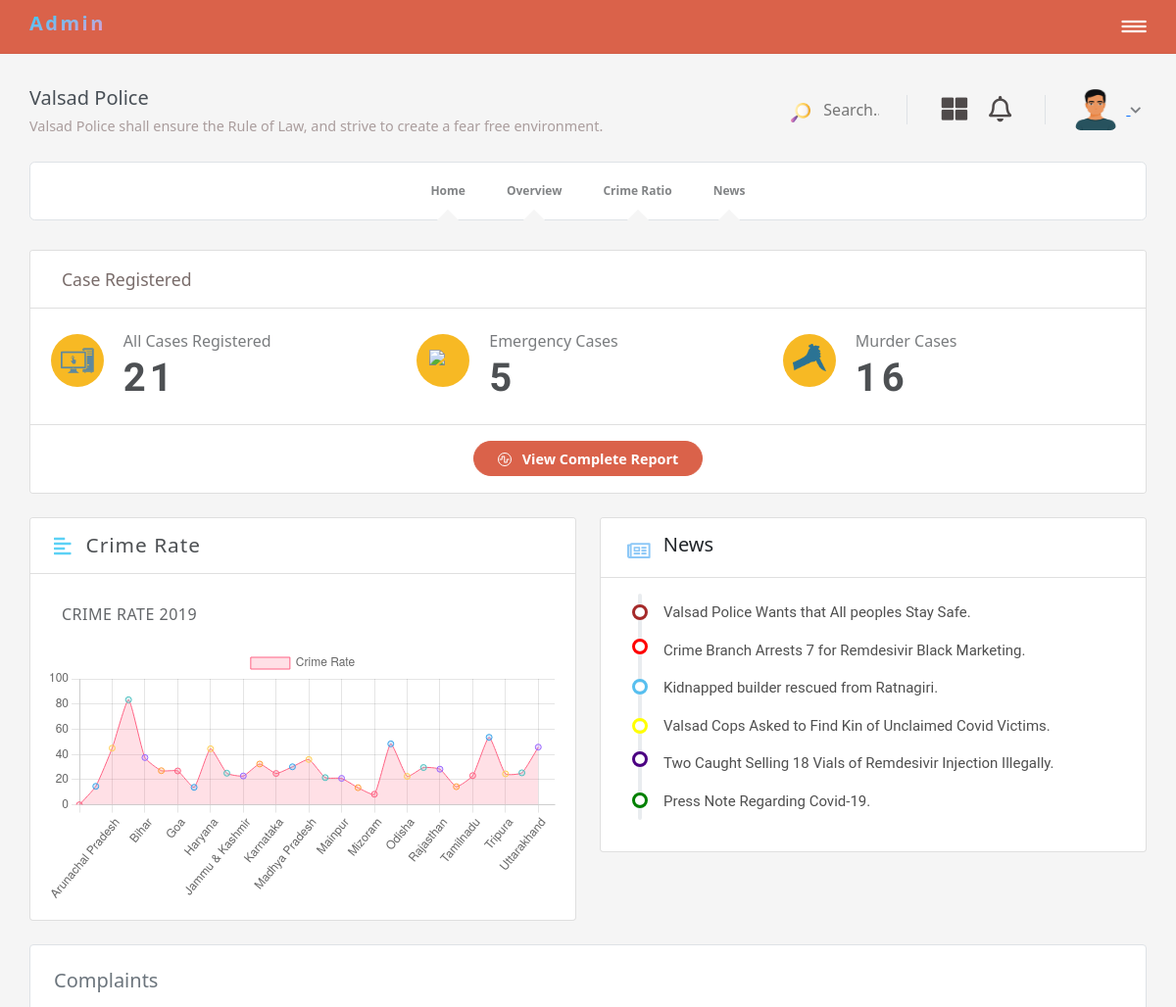
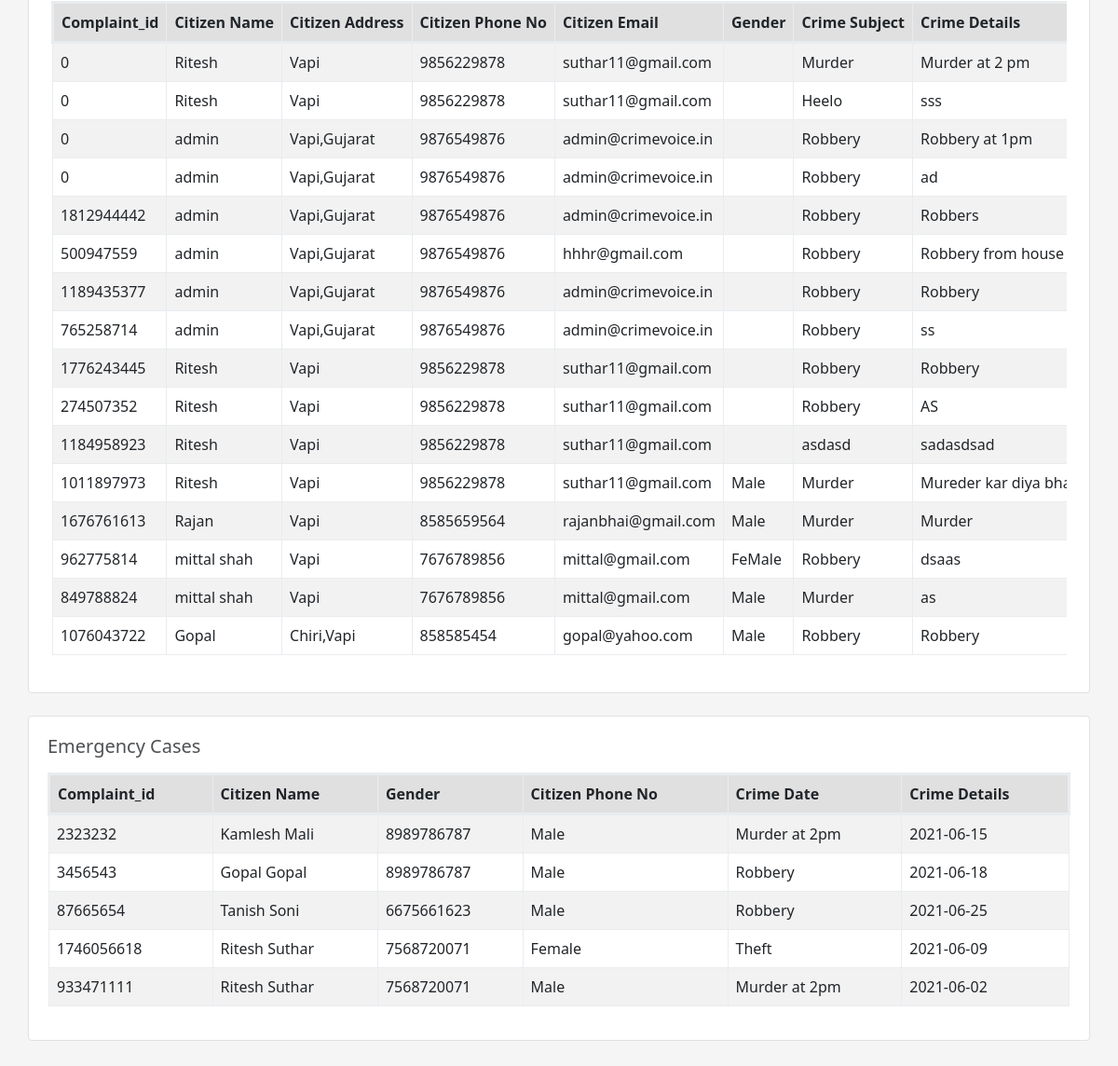
The page /Admin/dashboard.php (signed in) on the database its author committed (2 pictures, top to bottom).
### tables this page shows
CREATE TABLE `newsticker` (
  `ID` int(255) NOT NULL,
  `news` varchar(255) NOT NULL
);

CREATE TABLE `complaints` (
  `ID` int(255) NOT NULL,
  `Police_Station_Name` varchar(255) NOT NULL,
  `crime_date` varchar(255) NOT NULL,
  `evidence` varchar(255) NOT NULL,
  `subject` varchar(255) NOT NULL,
  `details` varchar(400) NOT NULL,
  `citizen_name` varchar(255) NOT NULL,
  `citizen_address` varchar(255) NOT NULL,
  `citizen_phone_no` varchar(255) NOT NULL,
  `citizen_email` varchar(255) NOT NULL,
  `suspect` varchar(255) NOT NULL,
  `complaint_id` int(255) NOT NULL,
  `session_mail` varchar(255) NOT NULL,
  `regisration_date` date NOT NULL,
  `gender` varchar(255) NOT NULL
);

CREATE TABLE `emergency_complaints` (
  `ID` int(255) NOT NULL,
  `First_name` varchar(255) NOT NULL,
  `Last_name` varchar(255) NOT NULL,
  `Gender` varchar(255) NOT NULL,
  `DOB` date NOT NULL,
  `Mobile_no` varchar(11) NOT NULL,
  `DOO` date NOT NULL,
  `POO` varchar(255) NOT NULL,
  `Description` varchar(255) NOT NULL,
  `complaint_id` varchar(255) NOT NULL
);

### Admin/all_complaints.php (the view, shortened to what this page needs)
<head>
	<?php
		include ("../links/alllinks.php");
	?>
	<div class="p-4 cases_table mt-4" id="complaints_table">
		<div class="table-responsive">
			<h5 class="mb-3 text-muted">Complaints</h5>
			<table id="complaint_data" class="table table-bordered table-striped table-hover table-responsive">
				<thead class="table_header">
					<tr>
						<th class="text-nowrap">Complaint_id</th>
						<th class="text-nowrap">Citizen Name</th>
						<th class="text-nowrap">Citizen Address</th>
						<th class="text-nowrap">Citizen Phone No</th>
						<th class="text-nowrap">Citizen Email</th>
						<th class="text-nowrap">Gender</th>
						<th class="text-nowrap">Crime Subject</th>
						<th class="text-nowrap">Crime Details</th>
					</tr>
				</thead>
				<tbody>
					<?php
					$fetch="select * from complaints";
					$run=mysqli_query($con,$fetch);
					while($row=mysqli_fetch_array($run))
					{
					$complaint_id=$row['complaint_id'];
					$citizen_name=$row['citizen_name'];
					$citizen_address=$row['citizen_address'];
					$citizen_phone_no=$row['citizen_phone_no'];
					$citizen_email=$row['citizen_email'];
					$gender=$row['gender'];
					$subject=$row['subject'];
					$details=$row['details'];
					$crime_date=$row['crime_date'];
					$suspect=$row['suspect'];
					$registration_date=$row['regisration_date'];
					$Police_Station_Name=$row['Police_Station_Name'];
					echo "
					<tr>
						<td class='text-nowrap'>$complaint_id</td>
						<td class='text-nowrap'>$citizen_name</td>
						<td class='text-nowrap'>$citizen_address</td>
						<td class='text-nowrap'>$citizen_phone_no</td>
						<td class='text-nowrap'>$citizen_email</td>
						<td class='text-nowrap'>$gender</td>
						<td class='text-nowrap'>$subject</td>
						<td class='text-nowrap'>$details</td>
						<td class='text-nowrap'>$crime_date</td>
						<td class='text-nowrap'>$suspect</td>
						<td class='text-nowrap'>$registration_date</td>
						<td class='text-nowrap'>$Police_Station_Name</td>
					</tr>
					";
					}
					?>
				</tbody>
			</table>
		</div>
	</div>
		<div class="emergency_table table-responsive mt-4">
			<h5 class="mb-3">Emergency Cases</h5>
			<table id="emergency_complaint_data" class="table table-bordered table-striped table-hover table-responsive mt-3">
				<thead class="table_header">
					<tr>
						<th class="text-nowrap">Complaint_id</th>
						<th class="text-nowrap">Citizen Name</th>
						<th class="text-nowrap">Gender</th>
						<th class="text-nowrap">Citizen Phone No</th>
						<th class="text-nowrap">Crime Date</th>
						<th class="text-nowrap">Crime Details</th>
					</tr>
				</thead>
				<tbody>
					<?php
					$fetch="select * from emergency_complaints";
					$run=mysqli_query($con,$fetch);
					while($row=mysqli_fetch_array($run))
					{
					$complaint_id=$row['complaint_id'];
					$First_name=$row['First_name'];
					$Last_name=$row['Last_name'];
					$citizen_phone_no=$row['Mobile_no'];
					$gender=$row['Gender'];
					$details=$row['Description'];
					$crime_date=$row['DOO'];
					echo "
					<tr>
						<td class='text-nowrap'>$complaint_id</td>
						<td class='text-nowrap'>$First_name $Last_name</td>
						<td class='text-nowrap'>$citizen_phone_no</td>
						<td class='text-nowrap'>$gender</td>
						<td class='text-nowrap'>$details</td>
						<td class='text-nowrap'>$crime_date</td>
					</tr>
					";
					}
					?>
				</tbody>
			</table>
		</div>
</body>

### Admin/dashboard.php (shortened to what this page needs)
<?php
	include ("../database\db.php");
?>
 <?php
	if (!isset($_SESSION['admin_email'])) {
			echo '<script>window.location = "admin_login.php";</script>';
		}else{
 ?>
<!DOCTYPE html>
<html>
<head>
	<?php
		include ("../links/alllinks.php");
	?>
	<link rel="stylesheet" type="text/css" href="admin_style.css">
</head>
<body>
	<div class="main_div">
		<div class="child_div2">
			<div class="header_mobile_section">
				<div class="header_mobile_inner">
					<a href="" id=admin_logo>Admin</a>
					<button class="sidebar_opener">
						<i class="fas fa-bars" id="icon" onclick="icon();"></i>
					</button>
				</div>
			</div>
			<div class="main_content">
				<div class="header_section">
					<div class="left_portion">
						<div class="top">Valsad Police</div>
						<div class="bottom">Valsad Police shall ensure the Rule of Law, and strive to create a fear free environment.</div>
					</div>
					<div class="right_portion">
						<div class="search_sec">
							<img class="img-fluid" src="photos/searching.png">
							<input type="text" name="" placeholder="Search...">
						</div>
						<div class="notification d-flex">
							<div class="dropdown">
								<button data-toggle="dropdown" class="btn border-0 bg-transparent mr-5">
								<i class="fas fa-th-large"></i>
								</button>
							</div>
							<div class="dropdown">
								<button class="btn border-0 bg-transparent" data-toggle="dropdown">
									<i class="far fa-bell"></i>
								</button>
										<?php
											if (isset($_SESSION['admin_email'])) {
											$session_email=$_SESSION['admin_email'];
											$fetch="select * from admin where admin_email='$session_email'";
											$run=mysqli_query($con,$fetch);
											$row=mysqli_fetch_array($run);
											$img=$row['admin_photo'];
										}
										?>
							</div>
						</div>
						<div class="profile_sec">
							<div class="dropdown">
								<button data-toggle="dropdown" class="bg-transparent border-0">
									<a href="#">
									<?php echo "<img src='photos/officers/$img' class='img-fluid'>"; ?>
									<i class="fas fa-chevron-down"></i>
								</a>
								</button>
							</div>
						</div>
					</div>
				</div>
				<div class="page_menu">
					<div class="inner_page_menu">
						<ul class="page_menu_items">
							<a href="dashboard.php"><li>Home</li></a>
							<a href="#"><li>Overview</li></a>
							<a href="#crimeratio_slider"><li>Crime Ratio</li></a>
							<a href="#crimeratio_slider"><li>News</li></a>
						</ul>
					</div>
				</div>
				<div class="case_registered_section">
					<div class="card">
						<div class="card-header">
							Case Registered
						</div>
						<?php
							$fetch_cases="select * from complaints";
							$run_cases=mysqli_query($con,$fetch_cases);
							$count_cases=mysqli_num_rows($run_cases);
							$fetch_emergency_cases="select * from emergency_complaints";
							$run_emergency_cases=mysqli_query($con,$fetch_emergency_cases);
							$count_emergency_cases=mysqli_num_rows($run_emergency_cases);
							$all_cases=($count_cases)+($count_emergency_cases);
						?>
						<div class="card-body d-flex row">
							<div class="col-lg-4 col-md-4">
								<div class="d-flex">
									<div class="icon_box">
										<div class="icon">
											<img src="photos/laptop.png" class="img-fluid">
										</div>
									</div>
									<div class="content">
										<div>All Cases Registered</div>
										<div><?php echo $all_cases ?></div>
									</div>
								</div>
							</div>
							<div class="col-lg-4 col-md-4">
								<div class="d-flex">
									<div class="icon_box">
										<div class="icon">
											<img src="photos/emergency.png" class="img-fluid emergency">
										</div>
									</div>
									<div class="content">
										<div>Emergency Cases</div>
										<div><?php echo $count_emergency_cases ?></div>
									</div>
								</div>
							</div>
							<div class="col-lg-4 col-md-4">
								<div class="d-flex">
									<div class="icon_box">
										<div class="icon">
											<img src="photos/murder.png" class="img-fluid murder">
										</div>
									</div>
									<div class="content">
										<div>Murder Cases</div>
										<div><?php echo $count_cases ?></div>
									</div>
								</div>
							</div>
						</div>
						<div class="card-footer">
							<div class="view_all">
								<button id="crimeratio_slider" class="btn">
								<span><i class="fas fa-wave-square"></i></span>
								<span><a href="#complaints_table">View Complete Report</a></span>
								</button>
							</div>
						</div>
					</div>
				</div>
<?php
include ('admin_profile.php');
?>
<?php
include('police_officer_popup.php');
?>
<?php
include('police_station_popup.php');
?>
					<?php
						include("add_policestation.php");
					?>
					<?php
						include("add_police.php");
					?>
					<?php
						include("add_missing_person.php");
					?>
					<?php
						include("addmostwanted.php");
					?>
					<?php
						include("insertnews.php");
					?>
				<div class="row mt-4" id="crime_rate_news_ticker">
					<div class="col-lg-6 col-md-6">
							<?php
								include ('crime_rate.php');
							?>
					</div>
					<div class="col-lg-6 col-md-6">
							<?php
								include ('newsTicker.php');
							?>
					</div>
				</div>
				<?php
					include ('all_complaints.php');
				?>
</body>
</html>
<?php } ?>

### Admin/newsticker.php (shortened to what this page needs)
<head>
</head>
<div class="newsTicker">
	<div class="card">
		<div class="card-header bg-white d-flex">
			<span><i class="far fa-newspaper"></i></span>
			<h5>News</h5>
		</div>
		<div class="card-body">
			<ul id="news">
				<div class='news_content'>
					<span></span>
					<span></span>
					<span></span>
					<span></span>
					<span></span>
					<span></span>
				<?php
					$get="select * from newsticker";
					$run=mysqli_query($con,$get);
					while ($row=mysqli_fetch_array($run)) {
						$news=$row['news'];
						echo "<li><a href=''>$news </a></li>";
					}
				?>
				</div>
			</ul>
		</div>
	</div>
</div>

### Admin/police_station_popup.php (style rules this page uses)
.table-bordered { border: 1px solid #e9ecef; }
.table thead { border-width: unset; }

### Admin/newsticker.php (style rules this page uses)
.newsTicker .card .card-header { padding: .9rem 1.5rem .5rem; }
.newsTicker .card .card-header span { padding: .19rem; font-size: 21px; margin-right: 10px; color: #8dc8f7; }
.newsTicker .card .card-body #news { position: relative; }
.newsTicker .card .card-body #news:before { content: ''; position: absolute; top: 0; left: 22px; height: 100%; width: 4px; background: #e9ecef; border-radius: .35rem; }
.newsTicker .card .card-body #news .news_content span { position: absolute; height: 16px; width: 16px; color: red; left: 0; margin: 11px 15.8px; border-radius: 50%; border: 3px solid brown; }
.newsTicker .card .card-body #news .news_content span:nth-child(1) { border: 3px solid red; top: 15%; }
.newsTicker .card .card-body #news .news_content span:nth-child(2) { border: 3px solid #57bfef;; top: 32%; margin-top: 13px; }
.newsTicker .card .card-body #news .news_content span:nth-child(3) { border: 3px solid yellow; top: 50%; }
.newsTicker .card .card-body #news .news_content span:nth-child(4) { border: 3px solid indigo; top: 65%; }
.newsTicker .card .card-body #news .news_content span:nth-child(5) { border: 3px solid green; top: 83%; }
.newsTicker .card .card-body #news span:before { content: ''; position: absolute; background: #fff; left: -0.1; top: 50%; margin: -4.2px -8px 0 1.6px; display: block; width: 8px; height: 8px; border-radius: 50%; padding: 3.8px; }
.newsTicker .card .card-body #news li { list-style: none; font-weight: normal; font-size: .9375rem; font-family: "Roboto",sans-serif; padding: .5rem 1rem; position: relative; }
.newsTicker .card .card-body #news li a { text-decoration: none; color: #4f4f4f; }

### Admin/all_complaints.php (style rules this page uses)
body { background: #e8e8e8; }
.table-bordered { border: 1px solid #e9ecef; }
.table thead { border-width: unset; }
.cases_table { padding: 20px; background: #fff; background-clip: border-box; border: 1px solid #dee2e6; border-radius: .25rem; }
thead { background: #e0e0e0;; }
.emergency_table { padding: 20px; background: #fff; background-clip: border-box; border: 1px solid #dee2e6; border-radius: .25rem; }
.emergency_table h5 { opacity: .8; }

### rows shown on the page
newsticker: news "Press Note Regarding Covid-19."
newsticker: news "Valsad Police Wants that All peoples Stay Safe."
newsticker: news "Crime Branch Arrests 7 for Remdesivir Black Marketing."
newsticker: news "Kidnapped builder rescued from Ratnagiri."
newsticker: news "Valsad Cops Asked to Find Kin of Unclaimed Covid Victims."
newsticker: news "Two Caught Selling 18 Vials of Remdesivir Injection Illegally."
complaints: complaint "0", citizen_name "Ritesh", citizen_address "Vapi", citizen_phone_no "9856229878", citizen_email "suthar11@gmail.com", subject "Murder", details "Murder at 2 pm"
complaints: complaint "0", citizen_name "Ritesh", citizen_address "Vapi", citizen_phone_no "9856229878", citizen_email "suthar11@gmail.com", subject "Heelo", details "sss"
complaints: complaint "0", citizen_name "admin", citizen_address "Vapi,Gujarat", citizen_phone_no "9876549876", citizen_email "admin@crimevoice.in", subject "Robbery", details "Robbery at 1pm"
complaints: complaint "0", citizen_name "admin", citizen_address "Vapi,Gujarat", citizen_phone_no "9876549876", citizen_email "admin@crimevoice.in", subject "Robbery", details "ad"
complaints: complaint "1812944442", citizen_name "admin", citizen_address "Vapi,Gujarat", citizen_phone_no "9876549876", citizen_email "admin@crimevoice.in", subject "Robbery", details "Robbers"
complaints: complaint "500947559", citizen_name "admin", citizen_address "Vapi,Gujarat", citizen_phone_no "9876549876", citizen_email "hhhr@gmail.com", subject "Robbery", details "Robbery from house…"
complaints: complaint "1189435377", citizen_name "admin", citizen_address "Vapi,Gujarat", citizen_phone_no "9876549876", citizen_email "admin@crimevoice.in", subject "Robbery", details "Robbery"
complaints: complaint "765258714", citizen_name "admin", citizen_address "Vapi,Gujarat", citizen_phone_no "9876549876", citizen_email "admin@crimevoice.in", subject "Robbery", details "ss"
complaints: complaint "1776243445", citizen_name "Ritesh", citizen_address "Vapi", citizen_phone_no "9856229878", citizen_email "suthar11@gmail.com", subject "Robbery", details "Robbery"
complaints: complaint "274507352", citizen_name "Ritesh", citizen_address "Vapi", citizen_phone_no "9856229878", citizen_email "suthar11@gmail.com", subject "Robbery", details "AS"
complaints: complaint "1184958923", citizen_name "Ritesh", citizen_address "Vapi", citizen_phone_no "9856229878", citizen_email "suthar11@gmail.com", subject "asdasd", details "sadasdsad"
complaints: complaint "1011897973", citizen_name "Ritesh", citizen_address "Vapi", citizen_phone_no "9856229878", citizen_email "suthar11@gmail.com", gender "Male", subject "Murder", details "Mureder kar diya…"
complaints: complaint "1676761613", citizen_name "Rajan", citizen_address "Vapi", citizen_phone_no "8585659564", citizen_email "rajanbhai@gmail.com", gender "Male", subject "Murder", details "Murder"
complaints: complaint "962775814", citizen_name "mittal shah", citizen_address "Vapi", citizen_phone_no "7676789856", citizen_email "mittal@gmail.com", gender "FeMale", subject "Robbery", details "dsaas"
complaints: complaint "849788824", citizen_name "mittal shah", citizen_address "Vapi", citizen_phone_no "7676789856", citizen_email "mittal@gmail.com", gender "Male", subject "Murder", details "as"
complaints: complaint "1076043722", citizen_name "Gopal", citizen_address "Chiri,Vapi", citizen_phone_no "858585454", citizen_email "gopal@yahoo.com", gender "Male", subject "Robbery", details "Robbery"
emergency_complaints: complaint "2323232", First_name "Kamlesh", Last_name "Mali", Mobile_no "8989786787", Gender "Male", Description "Murder at 2pm", DOO "2021-06-15"
emergency_complaints: complaint "3456543", First_name "Gopal", Last_name "Gopal", Mobile_no "8989786787", Gender "Male", Description "Robbery", DOO "2021-06-18"
emergency_complaints: complaint "87665654", First_name "Tanish", Last_name "Soni", Mobile_no "6675661623", Gender "Male", Description "Robbery", DOO "2021-06-25"
emergency_complaints: complaint "1746056618", First_name "Ritesh", Last_name "Suthar", Mobile_no "7568720071", Gender "Female", Description "Theft", DOO "2021-06-09"
emergency_complaints: complaint "933471111", First_name "Ritesh", Last_name "Suthar", Mobile_no "7568720071", Gender "Male", Description "Murder at 2pm", DOO "2021-06-02"

### other values the page prints
$all_cases "21"
$count_emergency_cases "5"
$count_cases "16"
